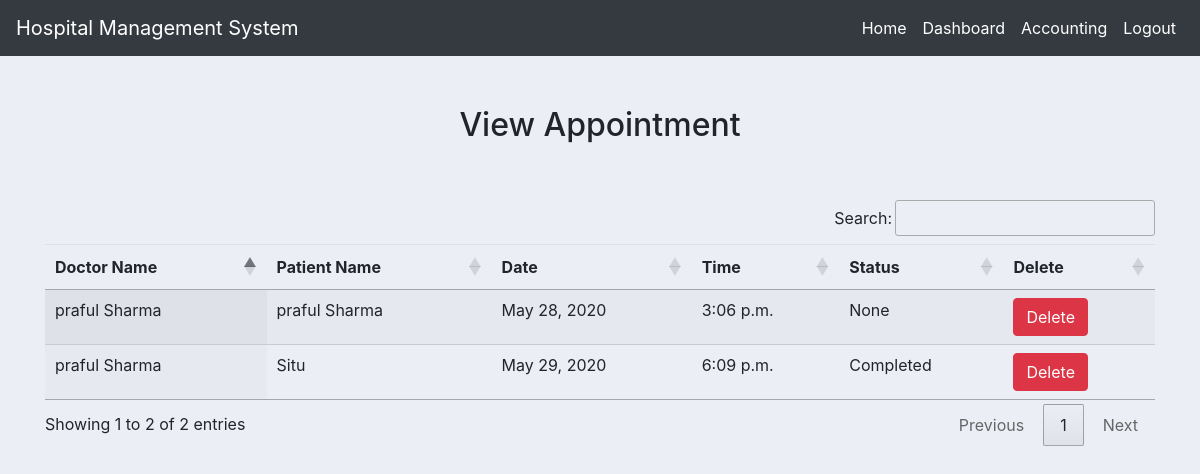
Screenshot of /view_appointment/ (signed in) with the database file from the repository.
### hospital/models.py (models this page shows, shortened)
class Appointment(models.Model):
    doctor = models.ForeignKey(Doctor, on_delete=models.CASCADE)
    patient = models.ForeignKey(Patient, on_delete=models.CASCADE)
    date = models.DateField()
    time = models.TimeField()
    status = models.CharField(max_length=10)

class Doctor(models.Model):
    name = models.CharField(max_length=50)
    mobile = models.ImageField()
    specialization = models.CharField(max_length=50)
    def __str__(self):
        return self.name

class Patient(models.Model):
    name = models.CharField(max_length=50)
    gender = models.CharField(max_length=10)
    mobile = models.ImageField(null=True)
    age = models.CharField(max_length=5)
    email = models.CharField(max_length=50)
    address = models.CharField(max_length=150)
    def __str__(self):
        return self.name

### hospital/views.py (the view)
# urls.py: path('view_appointment/', view_appointment, name='view_appointment'),
def view_appointment(request):
    if not request.user.is_authenticated:
        return redirect('login')
    appointment = Appointment.objects.all()
    a = {'appointment': appointment}
    return render(request, 'view_appointment.html', a)

### hospital/templates/view_appointment.html
{% extends 'navigationBar.html' %}
{% load static %}
{% block body %}
    <div class="container" style="margin-top: 50px">
        <h2 class="text-center">View Appointment</h2>
        <br><br>
        <table id="example" class="display table table-hover" style="width:100%">
            <thead>
            <tr>
                <th>Doctor Name</th>
                <th>Patient Name</th>
                <th>Date</th>
                <th>Time</th>
                <th>Status</th>
                <th>Delete</th>
            </tr>
            </thead>
            <tbody>
            {% for i in appointment %}
                <tr>
                    <td>{{ i.doctor }}</td>
                    <td>{{ i.patient }}</td>
                    <td>{{ i.date }}</td>
                    <td>{{ i.time }}</td>
                    <td>{{ i.status }}</td>
                    <td><a href="{% url 'delete_appointment' i.id %}"
                           onclick="return confirm('Are you really want to Delete?')" class="btn btn-danger">Delete</a>
                    </td>
                </tr>
            {% endfor %}
            </tbody>
        </table>
    </div>
{% endblock %}

### hospital/templates/navigationBar.html (style rules this page uses)
body { background-color: #ebeff5; }

### rows the page displays
Appointment: doctor "praful Sharma", patient "praful Sharma", date "May 28, 2020", time "3:06 p.m.", status "None"
Appointment: doctor "praful Sharma", patient "Situ", date "May 29, 2020", time "6:09 p.m.", status "Completed"
